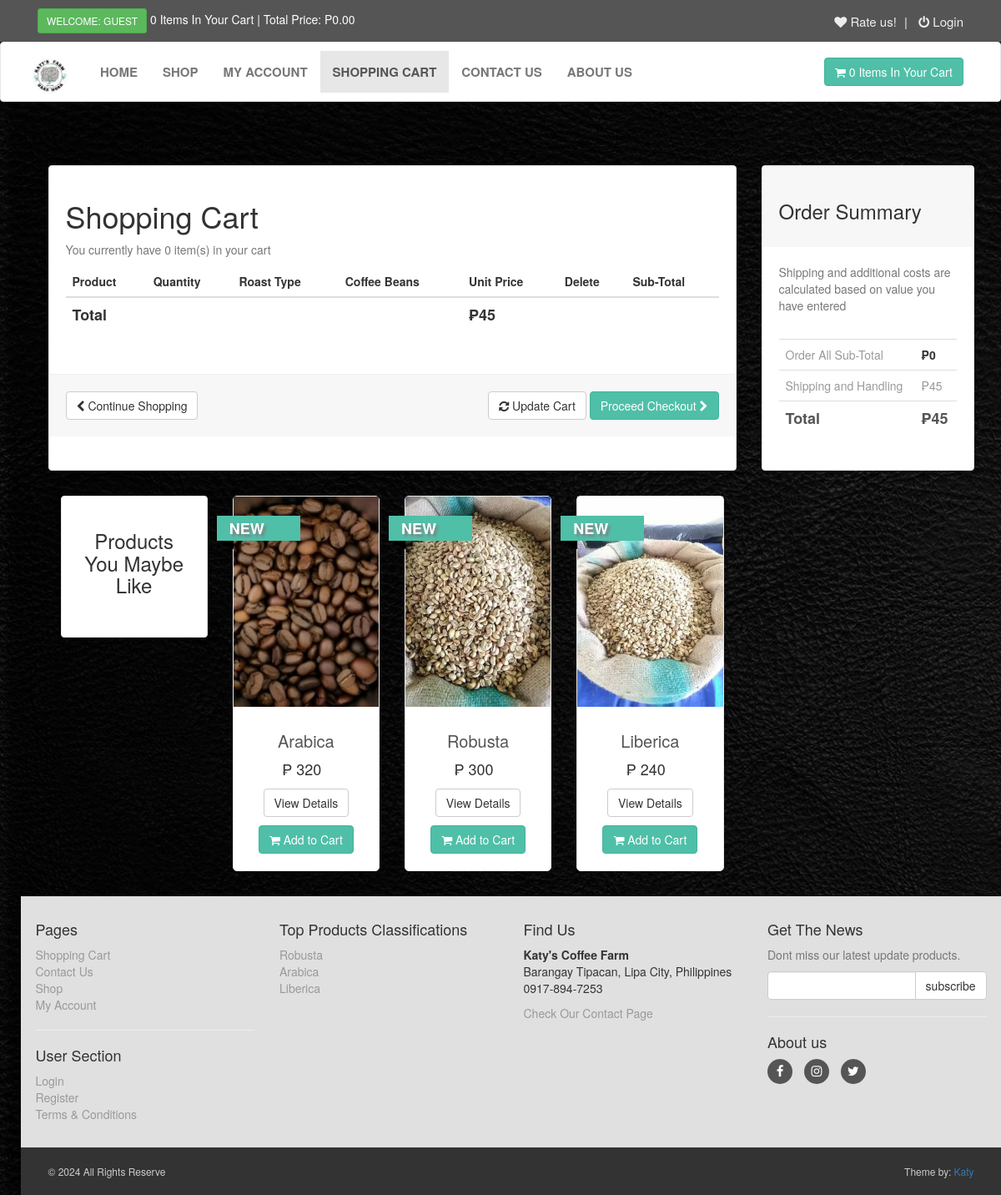
The app's page /cart.php with its own data.
### tables this page shows
CREATE TABLE `products` (
  `product_id` int(10) NOT NULL,
  `p_cat_id` int(10) NOT NULL,
  `cat_id` int(10) NOT NULL,
  `manufacturer_id` int(10) NOT NULL,
  `expiry_date` date DEFAULT NULL,
  `product_title` text NOT NULL,
  `product_url` text NOT NULL,
  `product_img1` text NOT NULL,
  `product_img2` text NOT NULL,
  `product_img3` text DEFAULT NULL,
  `product_price` int(10) DEFAULT NULL,
  `product_keywords` text NOT NULL,
  `product_desc` text NOT NULL,
  `product_label` text NOT NULL,
  `product_sale` int(100) NOT NULL,
  `product_quan` int(10) NOT NULL,
  `product_status` varchar(100) NOT NULL,
  `product_lifespan` varchar(255) NOT NULL
);

CREATE TABLE `product_classifications` (
  `p_cat_id` int(10) NOT NULL,
  `p_cat_title` varchar(20) NOT NULL,
  `p_cat_image` varchar(100) NOT NULL
);

### cart.php (the view, shortened to what this page needs)
<?php
    include("includes/header.php");
    $shipping_fee = 45;
?>
   <div id="content">
       <div class="container">
           <div id="cart" class="col-md-9">
               <div class="box">
                   <form action="cart.php" method="post" enctype="multipart/form-data">
                       <h1>Shopping Cart</h1>
                       <?php
                       $c_id = getCustomerDetails();
                       $select_cart = "select * from cart where customer_id='$c_id'";
                       $run_cart = mysqli_query($con,$select_cart);
                       $count = mysqli_num_rows($run_cart);
                       ?>
                       <p class="text-muted">You currently have <?php echo $count; ?> item(s) in your cart</p>
                       <div class="table-responsive">
                           <table class="table">
                               <thead>
                                   <tr>
                                       <th colspan="2">Product</th>
                                       <th>Quantity</th>
                                       <th>Roast Type</th>
                                       <th>Coffee Beans</th>
                                       <th>Unit Price</th>
                                       <th colspan="1">Delete</th>
                                       <th colspan="2">Sub-Total</th>
                                   </tr>
                               </thead>
                                  <?php
                                   $total = 0;
                                   ?>
                               <tfoot>
                                   <tr>
                                       <th colspan="5">Total</th>
                                       <th colspan="2">₱<?php echo $total+$shipping_fee; ?></th>
                                   </tr>
                               </tfoot>
                           </table>
                       </div>
                       <div class="box-footer">
                           <div class="pull-left">
                               <a href="index.php" class="btn btn-default">
                                   <i class="fa fa-chevron-left"></i> Continue Shopping
                               </a>
                           </div>
                           <div class="pull-right">
                               <button type="submit" name="update" value="Update Cart" class="btn btn-default">
                                   <i class="fa fa-refresh"></i> Update Cart
                               </button>
                               <a href="checkout.php" class="btn btn-primary">
                                   Proceed Checkout <i class="fa fa-chevron-right"></i>
                               </a>
                           </div>
                       </div>
                   </form>
               </div>
               <div id="row same-heigh-row">
                   <div class="col-md-3 col-sm-6">
                       <div class="box same-height headline">
                           <h3 class="text-center">Products You Maybe Like</h3>
                       </div>
                   </div>
                   <?php
                   $get_products = "select * from products order by rand() LIMIT 0,3";
                   $run_products = mysqli_query($con,$get_products);
                   while($row_products=mysqli_fetch_array($run_products)){
                    $pro_title = $row_products['product_title'];
                    $pro_price = $row_products['product_price'];
                    $pro_sale_price = $row_products['product_sale'];
                    $pro_url = $row_products['product_url'];
                    $pro_img1 = $row_products['product_img1'];
                    $pro_label = $row_products['product_label'];
                    if($pro_label == "sale"){
                        $product_price = " <del> ₱ $pro_price </del> ";
                        $product_sale_price = "/ ₱ $pro_sale_price ";
                    }else{
                        $product_price = "  ₱ $pro_price  ";
                        $product_sale_price = "";
                    }
                    if($pro_label == ""){
                    }else{
                        $product_label = "
                            <a href='#' class='label $pro_label'>
                                <div class='theLabel'> $pro_label </div>
                                <div class='labelBackground'>  </div>
                            </a>
                        ";
                    }
                    echo "
                    <div class='col-md-3 col-sm-6 center-responsive'>
                        <div class='product'>
                            <a href='$pro_url'>
                                <img class='img-responsive' src='admin_area/product_images/$pro_img1'>
                            </a>
                            <div class='text'>
                                <h3>
                                    <a href='$pro_url'>
                                        $pro_title
                                    </a>
                                </h3>
                                <p class='price'>
                                $product_price &nbsp;$product_sale_price
                                </p>
                                <p class='button'>
                                    <a class='btn btn-default' href='$pro_url'>
                                        View Details
                                    </a>
                                    <a class='btn btn-primary' href='$pro_url'>
                                        <i class='fa fa-shopping-cart'></i> Add to Cart
                                    </a>
                                </p>
                            </div>
                            $product_label
                        </div>
                    </div>
                    ";
                   }
                   ?>
               </div>
           </div>
           <div class="col-md-3">
           <div id="order-summary" class="box">
    <div class="box-header">
        <h3>Order Summary</h3>
    </div>
    <p class="text-muted">
        Shipping and additional costs are calculated based on value you have entered
    </p>
    <div class="table-responsive">
        <table class="table">
            <tbody>
                <tr>
                    <td>Order All Sub-Total</td>
                    <th>₱<?php echo $total; ?></th>
                </tr>
                <tr>
                    <td>Shipping and Handling</td>
                    <td>₱<?php echo $shipping_fee; ?></td>
                </tr>
                <tr class="total">
                    <td>Total</td>
                    <th>₱<?php echo $total + $shipping_fee; ?></th>
                </tr>
            </tbody>
        </table>
    </div>
</div>
       </div>
   </div>
   <?php
    include("includes/footer.php");
    ?>
</body>
</html>

### includes/footer.php (shortened to what this page needs)
<div id="footer">
    <div class="container">
        <div class="row">
            <div class="col-sm-6 col-md-3">
               <h4>Pages</h4>
                <ul>
                    <li><a href="cart.php">Shopping Cart</a></li>
                    <li><a href="contact.php">Contact Us</a></li>
                    <li><a href="shop.php">Shop</a></li>
                    <li><a href="customer/my_account.php">My Account</a></li>
                </ul>
                <hr>
                <h4>User Section</h4>
                <ul>
                           <?php
                           if(!isset($_SESSION['customer_email'])){
                               echo"<a href='checkout.php'>Login</a>";
                           }else{
                              echo"<a href='customer/my_account.php?my_orders'>My Account</a>";
                           }
                           ?>
                    <li><a href="customer_register.php">Register</a></li>
                    <li><a href="terms.php">Terms & Conditions</a></li>
                </ul>
            </div>
            <div class="com-sm-6 col-md-3">
                <h4>Top Products Classifications</h4>
                <ul>
                    <?php
                        $get_p_cats = "select * from product_classifications";
                        $run_p_cats = mysqli_query($con,$get_p_cats);
                        while($row_p_cats=mysqli_fetch_array($run_p_cats)){
                            $p_cat_id = $row_p_cats['p_cat_id'];
                            $p_cat_title = $row_p_cats['p_cat_title'];
                            echo "
                                <li>
                                    <a href='shop.php?p_cat=$p_cat_id'>
                                        $p_cat_title
                                    </a>
                                </li>
                            ";
                        }
                    ?>
                </ul>
            </div>
            <div class="col-sm-6 col-md-3">
                <h4>Find Us</h4>
                <p>
                    <strong>Katy's Coffee Farm</strong>
                    <br/>Barangay Tipacan, Lipa City, Philippines
                    <br/>0917-894-7253
                </p>
                <a href="contact.php">Check Our Contact Page</a>
            </div>
            <div class="col-sm-6 col-md-3">
                <h4>Get The News</h4>
                <p class="text-muted">
                    Dont miss our latest update products.
                </p>
                <form action="https://feedburner.google.com/fb/a/mailverify" method="post" target="popupwindow" onsubmit="window.open('https://feedburner.google.com/fb/a/mailverify?uri=M-devMedia', 'popupwindow', 'scrollbars=yes,width=550,height=520');return true" method="post">
                    <div class="input-group">
                        <input type="text" class="form-control" name="email">
                        <span class="input-group-btn">
                            <input type="submit" value="subscribe" class="btn btn-default">
                        </span>
                    </div>
                </form>
                <hr>
                <h4>About us</h4>
                <p class="social">
                    <a href="https://www.facebook.com/profile.php?id=100057324555412" target="_blank" class="fa fa-facebook"></a>
                    <a target="_blank" class="fa fa-instagram"></a>
                    <a target="_blank" class="fa fa-twitter"></a>
                </p>
            </div>
        </div>
    </div>
</div>
<div id="copyright">
    <div class="container">
        <div class="col-md-6">
            <p class="pull-left">&copy; 2024 All Rights Reserve</p>
        </div>
        <div class="col-md-6">
            <p class="pull-right">Theme by: <a href="#">Katy</a></p>
        </div>
    </div>
</div>

### records on screen
products: product_img1 (picture), product_title "Arabica", product_price "₱ 320", product_label "NEW"
products: product_img1 (picture), product_title "Robusta", product_price "₱ 300", product_label "NEW"
products: product_img1 (picture), product_title "Liberica", product_price "₱ 240", product_label "NEW"
product_classifications: p_cat_title "Robusta"
product_classifications: p_cat_title "Arabica"
product_classifications: p_cat_title "Liberica"

### other values on screen
$count_items "0 0"
$total "0"
$count "0"
$total+$shipping_fee "45"
$shipping_fee "45"
$total + $shipping_fee "45"
